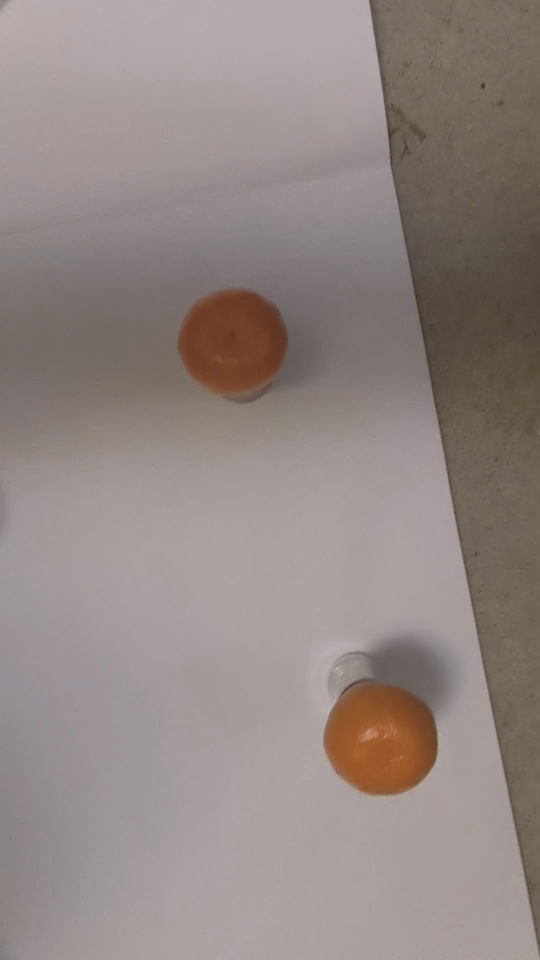
#> input picture frame 7 of MandarinDetector/samples/mandarin1.mp4, 1080 x 1920 px, given in place of date_movie.mov, which was not available (shown at 1/2 size)
$ python date_extractor.py
#> lines starting #> are read from the running program, lines starting #| are printed output that depends on the picture; after the words box and inside, x2 and y2 are one past the last pixel; in counts of white or black regions, pixels touching at a corner belong together; pictures that were not available may be replaced by others from this repository, and a replacement may not be noted
#> further down, frame is the input picture: shape (1920, 1080, 3); mean B, G, R 131.8, 135, 146.7
import cv2
import numpy as np
import matplotlib.pyplot as plt
import math


def isContourValid(contour, ellipse):
    M = cv2.moments(contour)
    eccentricity = ((M['m20']-M['m02'])**2-4*M['m11']**2) / \
        (M['m20']+M['m02'])**2
    (x, y), (width, height), angle = ellipse
    a = height / 2
    b = width / 2
    # eccentricity = math.sqrt(a**2-b**2)/a

    # area = cv2.contourArea(contour)
    area = a*b*math.pi
    # perimeter = math.pi * ( 3*(a+b) - math.sqrt( (3*a + b) * (a + 3*b) ) )
    kappa = cv2.arcLength(contour, True)**2/(2*math.pi * area)
    # kappa = perimeter**2/(2*math.pi * area)

    # print(area, eccentricity, kappa)

    if not (3000 <= area <= 1000000):
        return False

    # if abs(eccentricity) > 0.5:
    #     return False

    return True


def detectDates(raw):
    raw = cv2.cvtColor(raw, cv2.COLOR_BGR2RGB)
    im = cv2.cvtColor(raw, cv2.COLOR_BGR2GRAY)
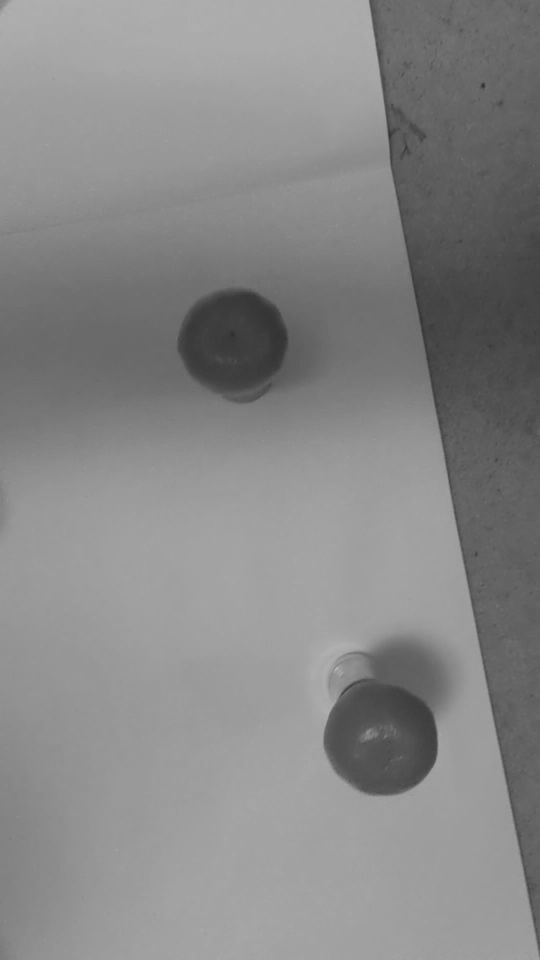
#> im: shape (1920, 1080) (shown at 1/2 size); min 45, max 195, mean 135.3

    _, im2 = cv2.threshold(im, 30, 255, cv2.THRESH_BINARY)
#> im2: shape (1920, 1080); every value is 255
    kernel = np.ones((5, 5))
    new2 = cv2.morphologyEx(im2, cv2.MORPH_OPEN, kernel, iterations=3)
    new3 = cv2.morphologyEx(new2, cv2.MORPH_CLOSE, kernel, iterations=3)
    plt.figure(3)
    plt.imshow(new3, cmap='gray')
    areas = []
    contours, heirarchy = cv2.findContours(
        new3, cv2.RETR_TREE, cv2.CHAIN_APPROX_NONE)
#> contours = 1 contour; box (x1, y1, x2, y2) and area: (0, 0, 1080, 1920) 2070601

    for i in range(0, len(contours)):
            ellipse = cv2.fitEllipse(contours[i])
            if isContourValid(contours[i], ellipse):
                areas.append(cv2.contourArea(contours[i]))
                cv2.drawContours(raw, contours, i, (i, 65, 232), 10)
                cv2.ellipse(raw, ellipse, (255, 0, 0), 6)
#> this loop made 1 pass
#> (eccentricity in isContourValid, x in isContourValid, y in isContourValid, width in isContourValid, height in isContourValid, angle in isContourValid, a in isContourValid, b in isContourValid) on pass 1: (-0.141, 539.5, 959.5, 1237.2, 2370.6, 0, 1185.3, 618.6)
#> after the loop, areas = []
    print(areas)

    return raw


# [15 lines of commented-out code are left out]


cap = cv2.VideoCapture('date_movie.mov')
while True:
    ret, frame = cap.read()
    cv2.imshow('video', frame)
    cv2.imshow('video2', detectDates(frame))

    if cv2.waitKey(1) & 0xFF == ord('q'):
#> (key q is pressed here)
        break

cap.release()
cv2.destroyAllWindows()

$ run again, starting later in the video
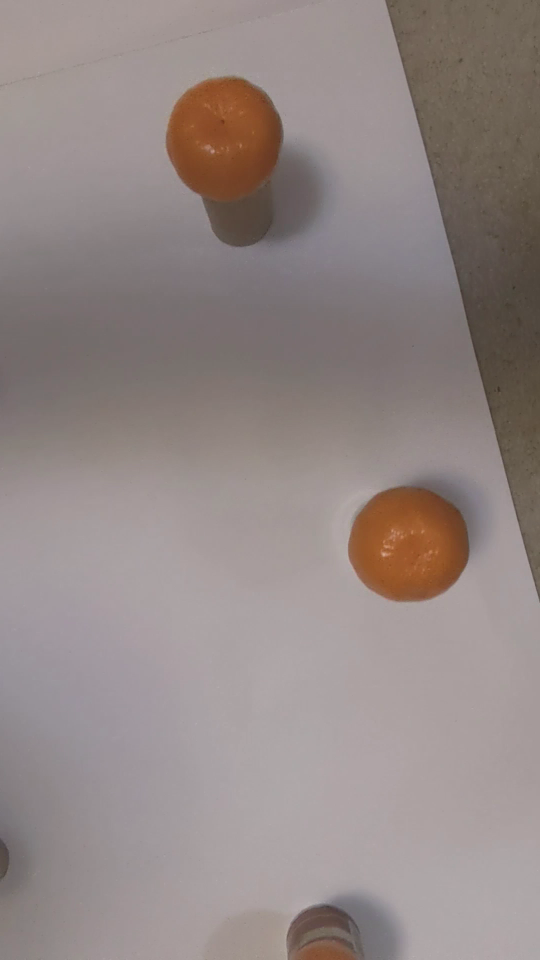
#> input picture frame 34 of MandarinDetector/samples/mandarin1.mp4, 1080 x 1920 px, given in place of date_movie.mov, which was not available (shown at 1/2 size)
#> frame is the input picture: shape (1920, 1080, 3); mean B, G, R 133.5, 135.7, 147.1
#> in detectDates, `im = cv2.cvtColor(raw, cv2.COLOR_BGR2GRAY)`:
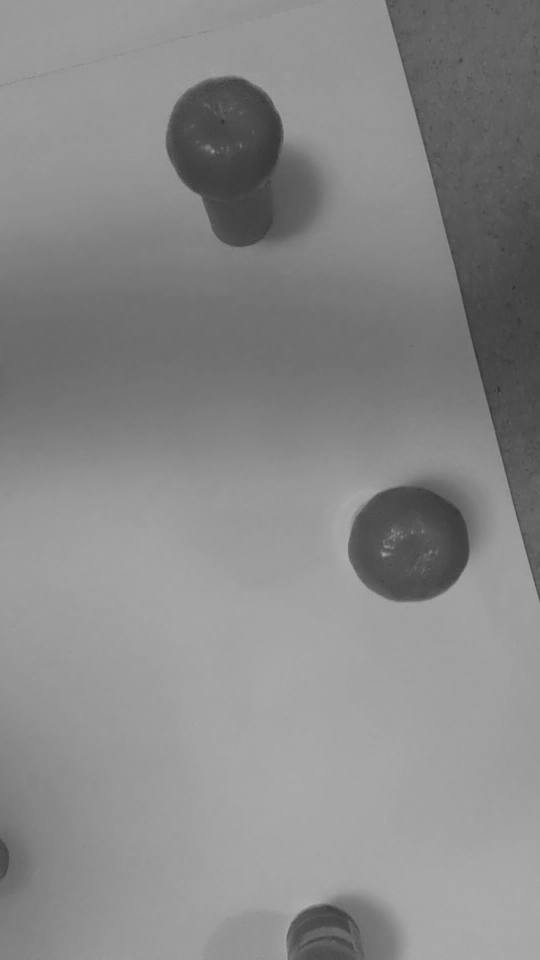
#> im: shape (1920, 1080) (shown at 1/2 size); min 41, max 180, mean 136.2
#> im2: shape (1920, 1080); every value is 255
#> contours = 1 contour; box (x1, y1, x2, y2) and area: (0, 0, 1080, 1920) 2070601
#> the loop in detectDates, `for i in range(0, len(contours)):` made 1 pass
#> (eccentricity in isContourValid, x in isContourValid, y in isContourValid, width in isContourValid, height in isContourValid, angle in isContourValid, a in isContourValid, b in isContourValid) on pass 1: (-0.141, 539.5, 959.5, 1237.2, 2370.6, 0, 1185.3, 618.6)
#> after the loop in detectDates, `for i in range(0, len(contours)):`: areas = []

$ run again, starting later in the video
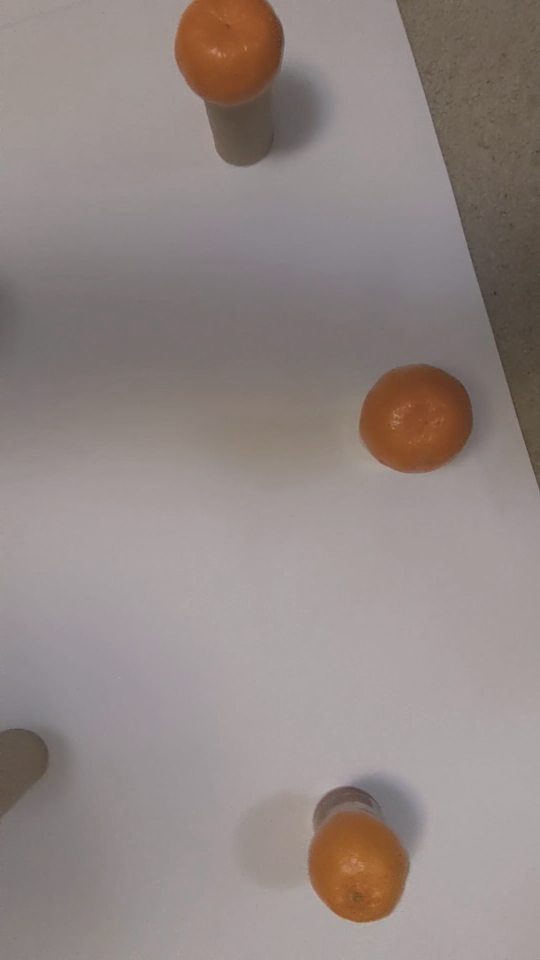
#> input picture frame 60 of MandarinDetector/samples/mandarin1.mp4, 1080 x 1920 px, given in place of date_movie.mov, which was not available (shown at 1/2 size)
#> frame is the input picture: shape (1920, 1080, 3); mean B, G, R 132.7, 135.3, 146.4
#> in detectDates, `im = cv2.cvtColor(raw, cv2.COLOR_BGR2GRAY)`:
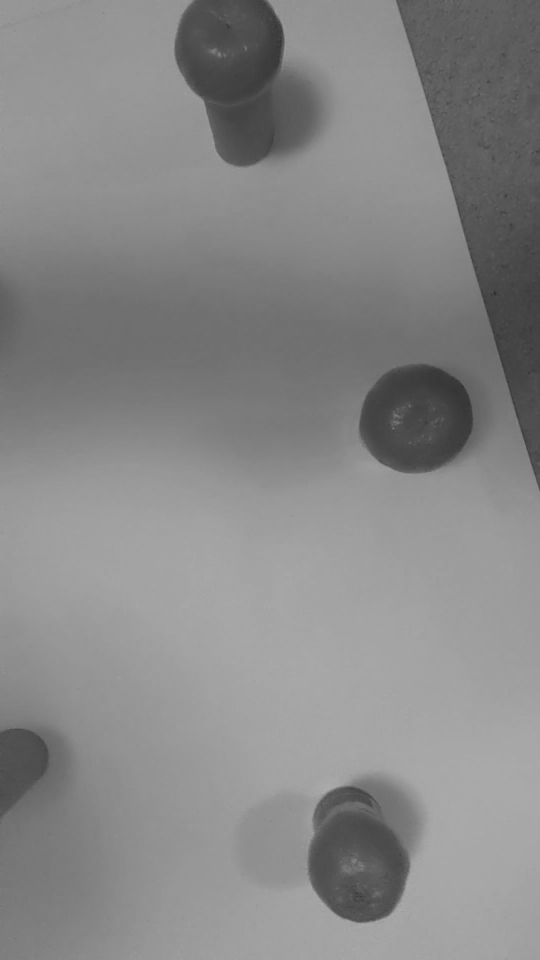
#> im: shape (1920, 1080) (shown at 1/2 size); min 40, max 175, mean 135.7
#> im2: shape (1920, 1080); every value is 255
#> contours = 1 contour; box (x1, y1, x2, y2) and area: (0, 0, 1080, 1920) 2070601
#> the loop in detectDates, `for i in range(0, len(contours)):` made 1 pass
#> (eccentricity in isContourValid, x in isContourValid, y in isContourValid, width in isContourValid, height in isContourValid, angle in isContourValid, a in isContourValid, b in isContourValid) on pass 1: (-0.141, 539.5, 959.5, 1237.2, 2370.6, 0, 1185.3, 618.6)
#> after the loop in detectDates, `for i in range(0, len(contours)):`: areas = []
